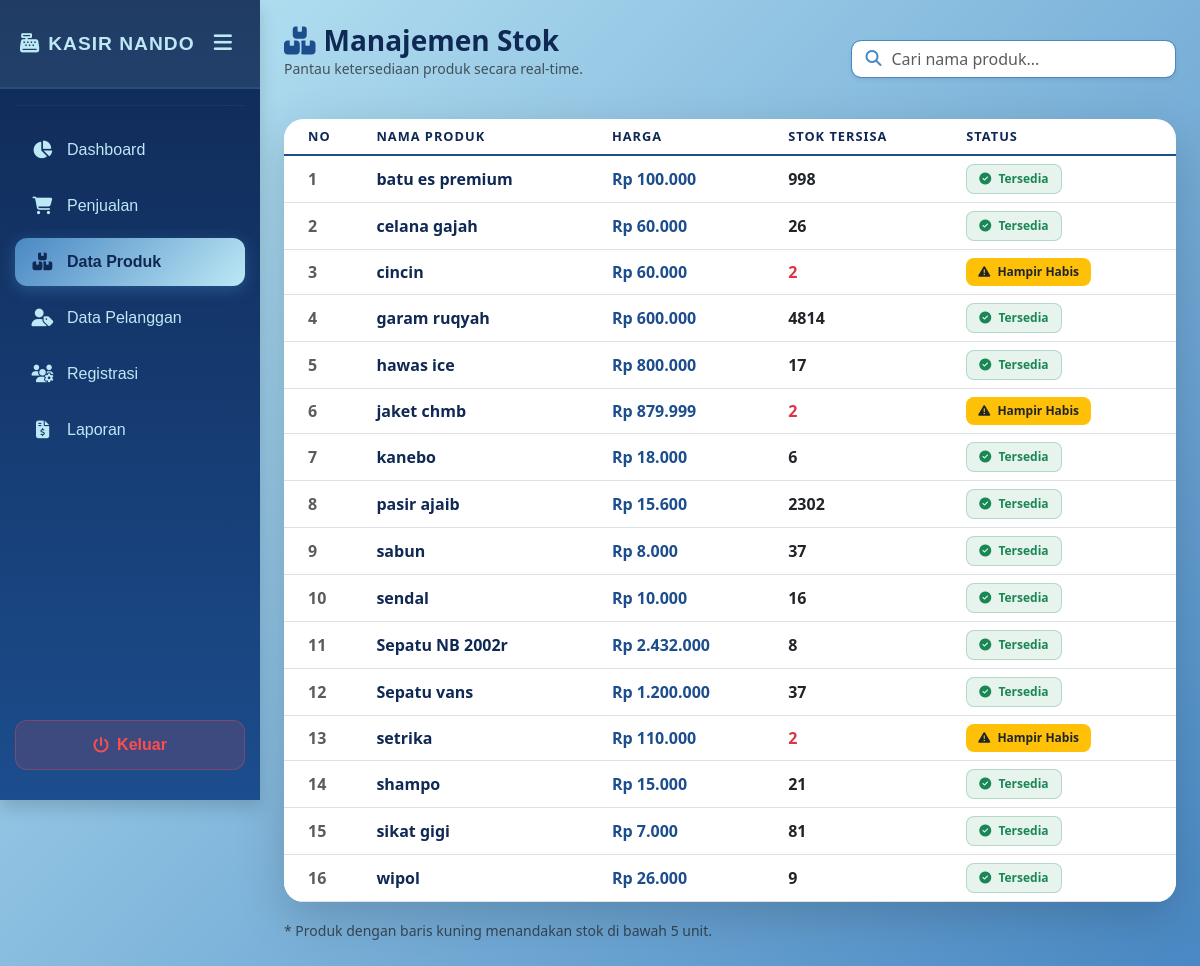
Page /petugas/produk/index.php (signed in) on the committed database.
### tables this page shows
CREATE TABLE `produk` (
  `ProdukID` int(11) NOT NULL,
  `NamaProduk` varchar(255) NOT NULL,
  `Harga` decimal(10,2) NOT NULL,
  `Stok` int(11) NOT NULL
);

### petugas/produk/index.php (the view, shortened to what this page needs)
<?php
include '../../main/connect.php';
?>
<!DOCTYPE html>
<html lang="id">
<head>
    <link href="https://cdn.jsdelivr.net/npm/bootstrap@5.3.0/dist/css/bootstrap.min.css" rel="stylesheet">
    <link rel="stylesheet" href="https://cdnjs.cloudflare.com/ajax/libs/font-awesome/6.0.0/css/all.min.css">
</head>
<body>
    <div class="d-flex">
        <?php include '../../template/sidebar.php'; ?>
        <div class="container-fluid p-4">
            <div class="row mb-4 align-items-center">
                <div class="col-md-6">
                    <h3 class="fw-bold m-0"><i class="fas fa-boxes me-2" style="color: #1C4D8D;"></i>Manajemen Stok</h3>
                    <p class="text-muted small">Pantau ketersediaan produk secara real-time.</p>
                </div>
                <div class="col-md-6 text-md-end">
                    <div class="position-relative d-inline-block w-75">
                        <i class="fas fa-search search-icon"></i>
                        <input type="text" id="filterInput" class="form-control search-box shadow-sm" placeholder="Cari nama produk...">
                    </div>
                </div>
            </div>
            <div class="card shadow-lg">
                <div class="card-body p-0">
                    <div class="table-responsive">
                        <table class="table table-hover align-middle mb-0" id="produkTable">
                            <thead>
                                <tr>
                                    <th class="ps-4">No</th>
                                    <th>Nama Produk</th>
                                    <th>Harga</th>
                                    <th>Stok Tersisa</th>
                                    <th>Status</th>
                                </tr>
                            </thead>
                            <tbody>
                                <?php
                                $no = 1;
                                $sql = mysqli_query($conn, "SELECT * FROM produk ORDER BY NamaProduk ASC");
                                while($d = mysqli_fetch_array($sql)){
                                    if($d['Stok'] <= 0) {
                                        $status = "<span class='badge bg-danger'><i class='fas fa-times-circle me-1'></i> Habis</span>";
                                        $row_class = "table-light text-muted";
                                    } elseif($d['Stok'] <= 5) {
                                        $status = "<span class='badge bg-warning text-dark'><i class='fas fa-exclamation-triangle me-1'></i> Hampir Habis</span>";
                                        $row_class = "stock-warning";
                                    } else {
                                        $status = "<span class='badge bg-success bg-opacity-10 text-success border border-success border-opacity-25'><i class='fas fa-check-circle me-1'></i> Tersedia</span>";
                                        $row_class = "";
                                    }
                                ?>
                                <tr class="<?= $row_class; ?>">
                                    <td class="ps-4 fw-bold text-muted"><?= $no++; ?></td>
                                    <td class="fw-bold" style="color: #0F2854;"><?= $d['NamaProduk']; ?></td>
                                    <td><span class="text-primary fw-bold">Rp <?= number_format($d['Harga'], 0, ',', '.'); ?></span></td>
                                    <td>
                                        <span class="fw-bold <?= ($d['Stok'] <= 5) ? 'text-danger' : ''; ?>">
                                            <?= $d['Stok']; ?>
                                        </span>
                                    </td>
                                    <td><?= $status; ?></td>
                                </tr>
                                <?php } ?>
                            </tbody>
                        </table>
                    </div>
                </div>
            </div>
            <div class="mt-3">
                <small class="text-muted">* Produk dengan baris kuning menandakan stok di bawah 5 unit.</small>
            </div>
        </div>
    </div>
</body>
</html>

### petugas/produk/index.php (style rules this page uses)
body { background: linear-gradient(135deg, #BDE8F5 0%, #4988C4 100%); min-height: 100vh; }
.card { border-radius: 20px; overflow: hidden; border: none; }
.table thead { background: linear-gradient(135deg, #BDE8F5 0%, #4988C4 50%); }
.table thead th { text-transform: uppercase; font-size: 0.8rem; letter-spacing: 1px; color: #0F2854; border-bottom: 2px solid #1C4D8D; }
.stock-warning { background-color: #fff3cd !important; transition: 0.3s; }
.badge { padding: 8px 12px; border-radius: 8px; font-weight: 600; }
.search-box { border-radius: 10px; border: 1px solid #4988C4; padding-left: 40px; }
.search-icon { position: absolute; left: 15px; top: 10px; color: #4988C4; }
.text-primary { color: #1C4D8D !important; }
h3.fw-bold { color: #0F2854; }

### rows in the picture
produk: NamaProduk "batu es premium", Harga "100.000", Stok "998", shows "Tersedia"
produk: NamaProduk "celana gajah", Harga "60.000", Stok "26", shows "Tersedia"
produk: NamaProduk "cincin", Harga "60.000", Stok "2", shows "Hampir Habis"
produk: NamaProduk "garam ruqyah", Harga "600.000", Stok "4814", shows "Tersedia"
produk: NamaProduk "hawas ice", Harga "800.000", Stok "17", shows "Tersedia"
produk: NamaProduk "jaket chmb", Harga "879.999", Stok "2", shows "Hampir Habis"
produk: NamaProduk "kanebo", Harga "18.000", Stok "6", shows "Tersedia"
produk: NamaProduk "pasir ajaib", Harga "15.600", Stok "2302", shows "Tersedia"
produk: NamaProduk "sabun", Harga "8.000", Stok "37", shows "Tersedia"
produk: NamaProduk "sendal", Harga "10.000", Stok "16", shows "Tersedia"
produk: NamaProduk "Sepatu NB 2002r", Harga "2.432.000", Stok "8", shows "Tersedia"
produk: NamaProduk "Sepatu vans", Harga "1.200.000", Stok "37", shows "Tersedia"
produk: NamaProduk "setrika", Harga "110.000", Stok "2", shows "Hampir Habis"
produk: NamaProduk "shampo", Harga "15.000", Stok "21", shows "Tersedia"
produk: NamaProduk "sikat gigi", Harga "7.000", Stok "81", shows "Tersedia"
produk: NamaProduk "wipol", Harga "26.000", Stok "9", shows "Tersedia"
